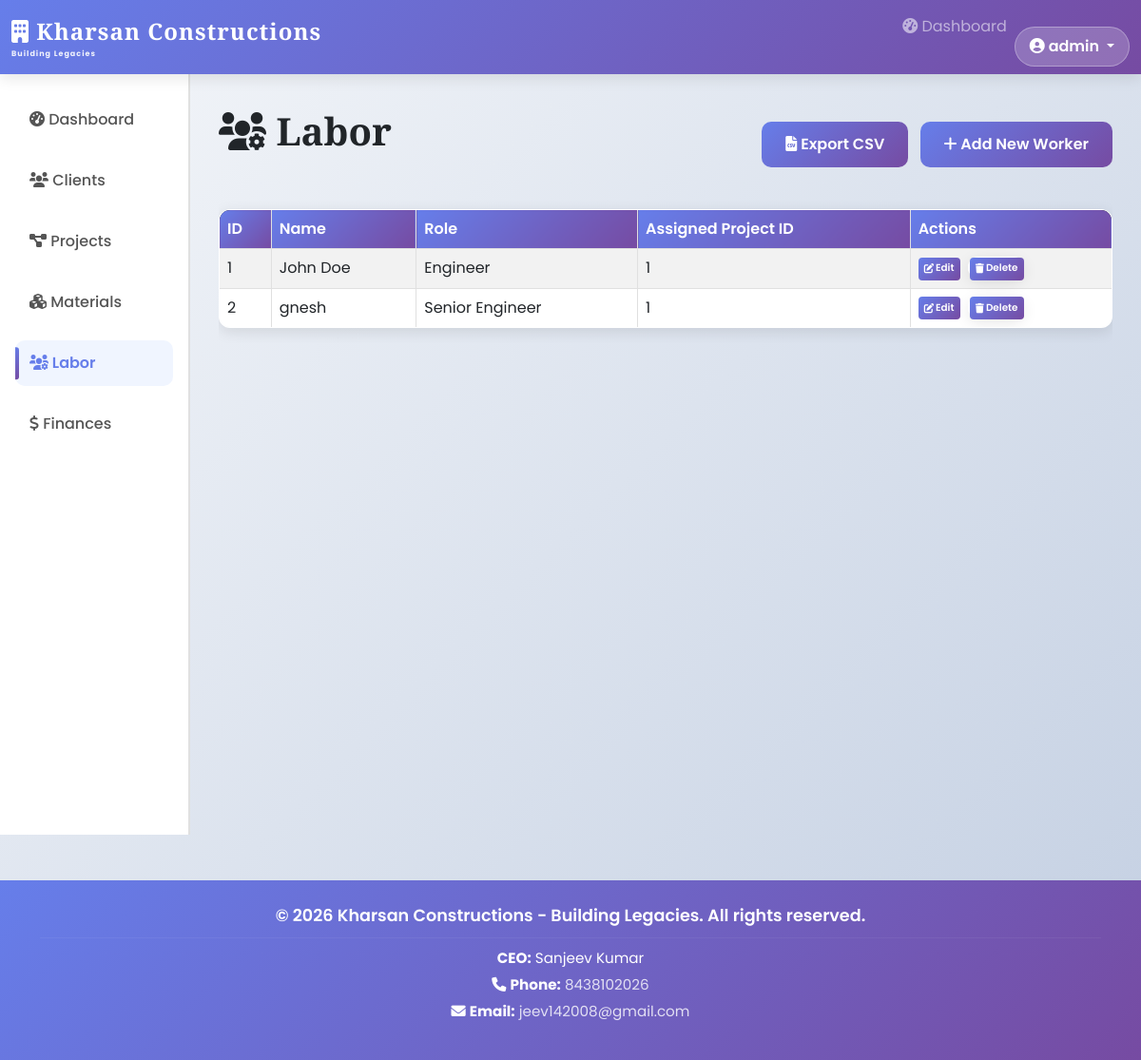
/labor (signed in), run on the app's committed database.
### tables this page shows
CREATE TABLE labor (
    worker_id INTEGER PRIMARY KEY AUTOINCREMENT,
    name TEXT NOT NULL,
    role TEXT,
    assigned_project_id INTEGER,
    FOREIGN KEY (assigned_project_id) REFERENCES projects(project_id)
);

### backend.py (the view)
@app.route('/labor')
@login_required
def labor():
    conn = get_db_connection()
    labor_list = conn.execute('SELECT * FROM labor').fetchall()
    conn.close()
    return render_template('labor.html', labor=labor_list)

### backend.py (called while the page is built)
def get_db_connection():
    conn = sqlite3.connect(DATABASE)
    conn.row_factory = sqlite3.Row
    return conn

def login_required(f):
    @wraps(f)
    def decorated_function(*args, **kwargs):
        if 'user_id' not in session:
            return redirect(url_for('login'))
        return f(*args, **kwargs)
    return decorated_function

### templates/labor.html (shortened to what this page needs)
{% extends "base.html" %}
{% block content %}
<div class="d-flex justify-content-between align-items-center mb-4">
    <h1><i class="fas fa-users-cog"></i> Labor</h1>
    <div>
        <a href="{{ url_for('export_table', table='labor') }}" class="btn btn-success me-2"><i class="fas fa-file-csv"></i> Export CSV</a>
        <a href="{{ url_for('add_worker') }}" class="btn btn-primary"><i class="fas fa-plus"></i> Add New Worker</a>
    </div>
</div>
<div class="table-responsive">
    <table class="table table-striped table-hover">
        <thead class="table-dark">
            <tr>
                <th>ID</th>
                <th>Name</th>
                <th>Role</th>
                <th>Assigned Project ID</th>
                <th>Actions</th>
            </tr>
        </thead>
        <tbody>
            {% for worker in labor %}
            <tr>
                <td>{{ worker['worker_id'] }}</td>
                <td>{{ worker['name'] }}</td>
                <td>{{ worker['role'] }}</td>
                <td>{{ worker['assigned_project_id'] }}</td>
                <td>
                    <a href="{{ url_for('edit_worker', id=worker['worker_id']) }}" class="btn btn-warning btn-sm me-1"><i class="fas fa-edit"></i> Edit</a>
                    <form method="post" action="{{ url_for('delete_worker', id=worker['worker_id']) }}" class="d-inline" onsubmit="return confirm('Are you sure you want to delete this worker?')">
                        <button type="submit" class="btn btn-danger btn-sm"><i class="fas fa-trash"></i> Delete</button>
                    </form>
                </td>
            </tr>
            {% endfor %}
        </tbody>
    </table>
</div>
{% endblock %}

### static/style.css (style rules this page uses)
* { font-family: 'Poppins', sans-serif; margin: 0; padding: 0; box-sizing: border-box; }
h1, h2, h3, h4, h5, h6 { font-family: 'Playfair Display', serif; font-weight: 700; }
body { background: linear-gradient(135deg, #f5f7fa 0%, #c3cfe2 100%); min-height: 100vh; }
table { width: 100%; border-collapse: collapse; margin-top: 20px; background: white; border-radius: 12px; overflow: hidden; box-shadow: 0 4px 15px rgba(0, 0, 0, 0.1); animation: fadeIn 0.6s ease-in; }
table, th, td { border: 1px solid #e0e0e0; }
th { background: linear-gradient(135deg, #667eea 0%, #764ba2 100%); color: white; padding: 15px; text-align: left; font-weight: 600; }
td { padding: 12px 15px; color: #555; }
tr { transition: all 0.3s ease; }
tr:nth-child(even) { background-color: #f5f7fa; }
form { background: white; padding: 30px; border-radius: 15px; box-shadow: 0 4px 15px rgba(0, 0, 0, 0.1); animation: slideUp 0.6s ease-out; max-width: 600px; }
button, .btn { padding: 12px 25px; background: linear-gradient(135deg, #667eea 0%, #764ba2 100%); color: white; border: none; border-radius: 10px; cursor: pointer; font-weight: 600; font-size: 1rem; transition: all 0.3s ease; font-family: 'Poppins', sans-serif; margin-top: 20px; }
.btn-sm { padding: 3px 6px !important; font-size: 0.65rem !important; margin-top: 0 !important; border-radius: 4px !important; display: inline-flex; align-items: center; gap: 2px; height: 24px; white-space: nowrap; line-height: 1; }
.btn-sm i { font-size: 0.65rem; }
.btn-sm + .btn-sm, .btn-sm + form .btn-sm { margin-left: 2px; }
.d-inline { display: inline !important; margin: 0 !important; padding: 0 !important; }
.d-inline .btn-sm { margin-left: 2px; vertical-align: middle; }
a { color: #667eea; text-decoration: none; transition: all 0.3s ease; }

### templates/base.html (style rules this page uses)
* { font-family: 'Poppins', sans-serif; }
h1, h2, h3, h4, h5, h6 { font-family: 'Playfair Display', serif; font-weight: 700; }
body { background-color: #f5f7fa; animation: fadeIn 0.5s ease-in; }

### data on the page
labor: worker_id "1", name "John Doe", role "Engineer", assigned_project_id "1"
labor: worker_id "2", name "gnesh", role "Senior Engineer", assigned_project_id "1"

### other printed values
{{ session['username'] }} "admin"
